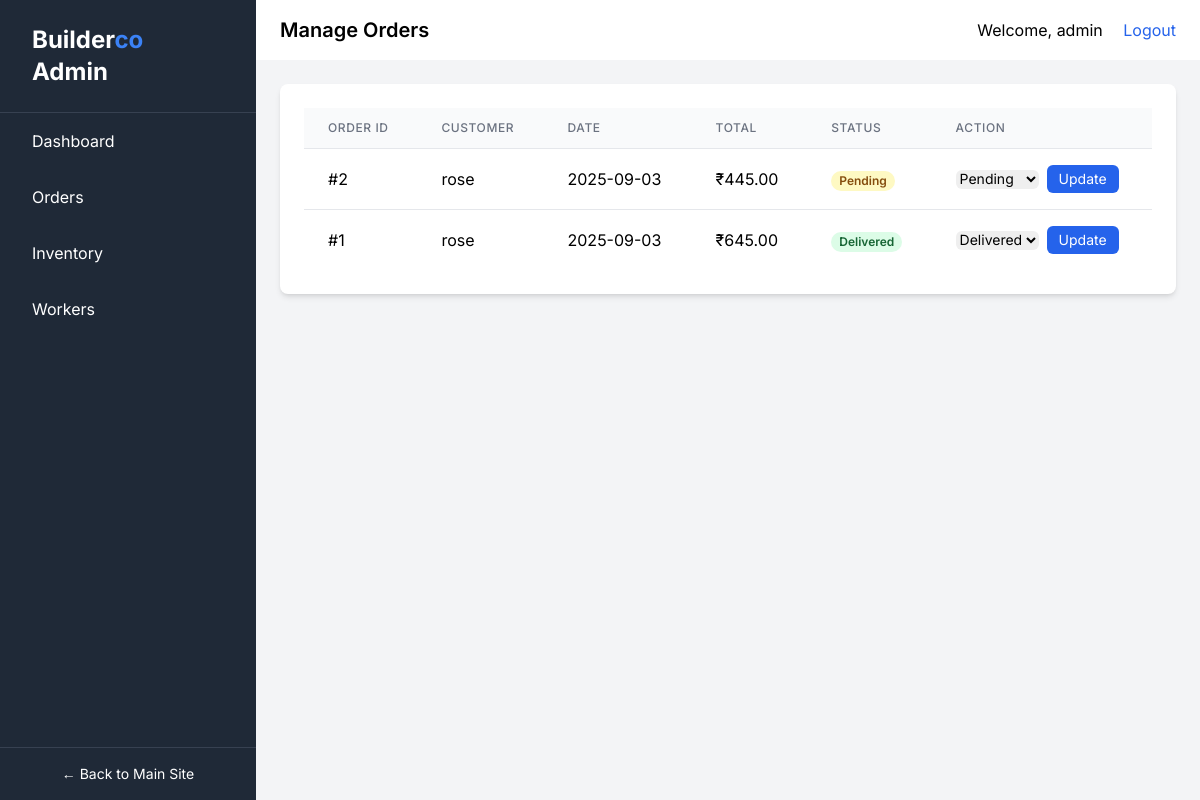
Page /admin/orders (signed in) on the committed database.
### app.py (models this page shows)
class User(db.Model, UserMixin): # ... (same)
    id = db.Column(db.Integer, primary_key=True)
    username = db.Column(db.String(20), unique=True, nullable=False)
    email = db.Column(db.String(120), unique=True, nullable=False)
    password = db.Column(db.String(60), nullable=False)
    is_admin = db.Column(db.Boolean, nullable=False, default=False)
    orders = db.relationship('Order', backref='customer', lazy=True)

class Order(db.Model): # ... (same)
    id = db.Column(db.Integer, primary_key=True)
    total_price = db.Column(db.Float, nullable=False)
    status = db.Column(db.String(20), nullable=False, default='Pending')
    date_ordered = db.Column(db.DateTime, nullable=False, default=datetime.utcnow)
    user_id = db.Column(db.Integer, db.ForeignKey('user.id'), nullable=False)
    items = db.relationship('OrderItem', backref='order', lazy=True, cascade="all, delete-orphan")

### app.py (the view)
@app.route("/admin/orders")
@admin_required
def admin_orders():
    orders = Order.query.order_by(Order.date_ordered.desc()).all()
    return render_template('admin/orders.html', title='Manage Orders', orders=orders)

### app.py (called while the page is built)
@login_manager.user_loader
def load_user(user_id):
    return User.query.get(int(user_id))

@app.context_processor
def inject_year(): # ... (same)
    return {'current_year': datetime.utcnow().year}

def admin_required(f): # ... (same)
    @wraps(f)
    def decorated_function(*args, **kwargs):
        if not current_user.is_authenticated or not current_user.is_admin:
            flash('You do not have permission to access this page.', 'danger')
            return redirect(url_for('login', next=request.url))
        return f(*args, **kwargs)
    return decorated_function

### templates/admin/orders.html (shortened to what this page needs)
{% extends "admin/layout.html" %}
{% block content %}
<div class="bg-white p-6 rounded-lg shadow-md">
    <table class="min-w-full divide-y divide-gray-200">
        <thead class="bg-gray-50">
            <tr>
                <th class="px-6 py-3 text-left text-xs font-medium text-gray-500 uppercase tracking-wider">Order ID</th>
                <th class="px-6 py-3 text-left text-xs font-medium text-gray-500 uppercase tracking-wider">Customer</th>
                <th class="px-6 py-3 text-left text-xs font-medium text-gray-500 uppercase tracking-wider">Date</th>
                <th class="px-6 py-3 text-left text-xs font-medium text-gray-500 uppercase tracking-wider">Total</th>
                <th class="px-6 py-3 text-left text-xs font-medium text-gray-500 uppercase tracking-wider">Status</th>
                <th class="px-6 py-3 text-left text-xs font-medium text-gray-500 uppercase tracking-wider">Action</th>
            </tr>
        </thead>
        <tbody class="bg-white divide-y divide-gray-200">
            {% for order in orders %}
            <tr>
                <td class="px-6 py-4 whitespace-nowrap">#{{ order.id }}</td>
                <td class="px-6 py-4 whitespace-nowrap">{{ order.customer.username }}</td>
                <td class="px-6 py-4 whitespace-nowrap">{{ order.date_ordered.strftime('%Y-%m-%d') }}</td>
                <td class="px-6 py-4 whitespace-nowrap">₹{{ "%.2f"|format(order.total_price) }}</td>
                <td class="px-6 py-4 whitespace-nowrap">
                    <span class="px-2 inline-flex text-xs leading-5 font-semibold rounded-full
                        {{ 'bg-yellow-100 text-yellow-800' if order.status == 'Pending' else
                           'bg-blue-100 text-blue-800' if order.status == 'Shipped' else
                           'bg-green-100 text-green-800' }}">
                      {{ order.status }}
                    </span>
                </td>
                <td class="px-6 py-4 whitespace-nowrap">
                     <form method="POST" action="{{ url_for('update_order_status', order_id=order.id) }}" class="flex items-center">
                        <select name="status" class="text-sm border-gray-300 rounded-md">
                            <option value="Pending" {% if order.status == 'Pending' %}selected{% endif %}>Pending</option>
                            <option value="Delivered" {% if order.status == 'Delivered' %}selected{% endif %}>Delivered</option>
                        </select>
                        <button type="submit" class="ml-2 bg-blue-600 text-white px-3 py-1 rounded-md text-sm hover:bg-blue-700">Update</button>
                    </form>
                </td>
            </tr>
            {% endfor %}
        </tbody>
    </table>
</div>
{% endblock content %}

### templates/admin/layout.html (shortened to what this page needs)
<!DOCTYPE html>
<html lang="en">
<head>
    <script src="https://cdn.tailwindcss.com"></script>
</head>
<body class="bg-gray-100">
    <div class="flex h-screen bg-gray-200">
        <div class="w-64 bg-gray-800 text-white flex flex-col">
            <div class="px-8 py-6 border-b border-gray-700">
                <h2 class="text-2xl font-bold">Builder<span class="text-blue-500">co</span> Admin</h2>
            </div>
            <nav class="flex-grow">
                <a href="{{ url_for('admin_dashboard') }}" class="block px-8 py-4 hover:bg-gray-700">Dashboard</a>
                <a href="{{ url_for('admin_orders') }}" class="block px-8 py-4 hover:bg-gray-700">Orders</a>
                <a href="{{ url_for('admin_inventory') }}" class="block px-8 py-4 hover:bg-gray-700">Inventory</a>
                <a href="{{ url_for('admin_workers') }}" class="block px-8 py-4 hover:bg-gray-700">Workers</a>
            </nav>
            <div class="px-8 py-4 border-t border-gray-700">
                 <a href="{{ url_for('home') }}" class="block text-center text-sm hover:text-blue-400">← Back to Main Site</a>
            </div>
        </div>
        <div class="flex-1 flex flex-col overflow-hidden">
            <header class="bg-white shadow flex justify-between items-center px-6 py-4">
                <h1 class="text-xl font-semibold">{{ title }}</h1>
                <div>
                    <span class="mr-4">Welcome, {{ current_user.username }}</span>
                    <a href="{{ url_for('logout') }}" class="text-blue-600 hover:underline">Logout</a>
                </div>
            </header>
            <main class="flex-1 overflow-x-hidden overflow-y-auto bg-gray-100 p-6">
                {% block content %}{% endblock %}
            </main>
        </div>
    </div>
</body>
</html>

### templates/admin/layout.html (style rules this page uses)
body { font-family: 'Inter', sans-serif; }

### rows in the picture
User: username "admin"
Order: id "2", customer.username "rose", date_ordered "2025-09-03", total_price "445.00", status "Pending"
Order: id "1", customer.username "rose", date_ordered "2025-09-03", total_price "645.00", status "Delivered"

### other values in the picture
{{ title }} "Manage Orders"
